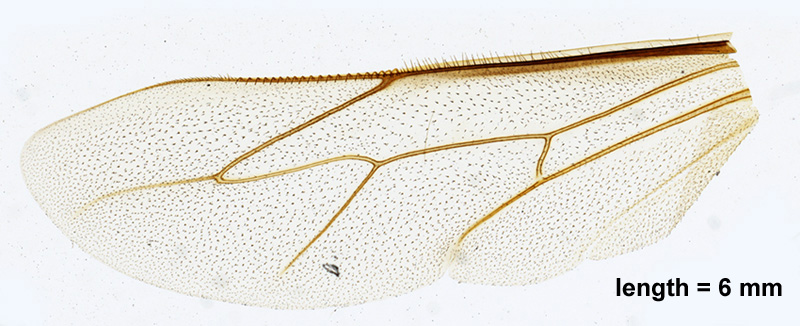
#> input picture Prove_2025/immagini/ala_ape.jpg, 800 x 326 px, found by its file name
$ python Ex2.py
#> lines starting #> are read from the running program, lines starting #| are printed output that depends on the picture; after the words box and inside, x2 and y2 are one past the last pixel; in counts of white or black regions, pixels touching at a corner belong together
# EX. 2 Si vuole segmentare l’immagine dell’ala di un’ape (contenuta nel file ala ape.jpg). Realizzate
# tutte le operazione che ritenete necessarie (includendo eventuali operazioni morfologiche)
# per ottenere la mappa binaria di segmentazione in cui si evidenziano solo i bordi delle venature
# presenti.

import skimage.io as io
import numpy as np
import matplotlib.pyplot as plt
import scipy.ndimage as ndi
import skimage.morphology as morph

plt.close('all')
x=io.imread('../Immagini/ala_ape.jpg')
#> x is the input picture: shape (326, 800, 3); mean R, G, B 233.7, 231.6, 226.1
x = np.mean(x, -1)
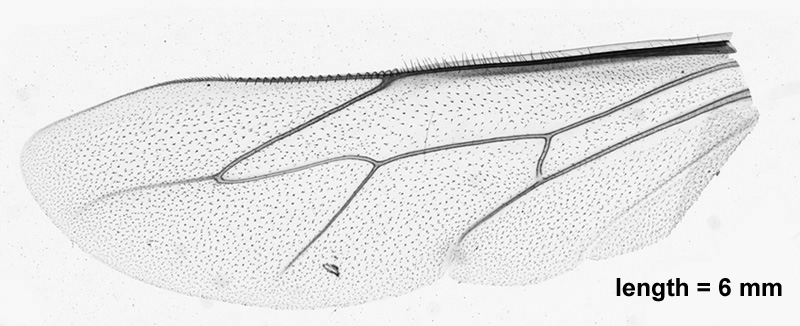
#> x: shape (326, 800) float64; min 0, max 255, mean 230.5


plt.figure(1)
plt.imshow(x, clim=None, cmap='gray')
plt.title('Immagine di input 1')

h = np.array([[0,1,0],[1,-5,1],[0,1,0]])

y= ndi.correlate(x,h)
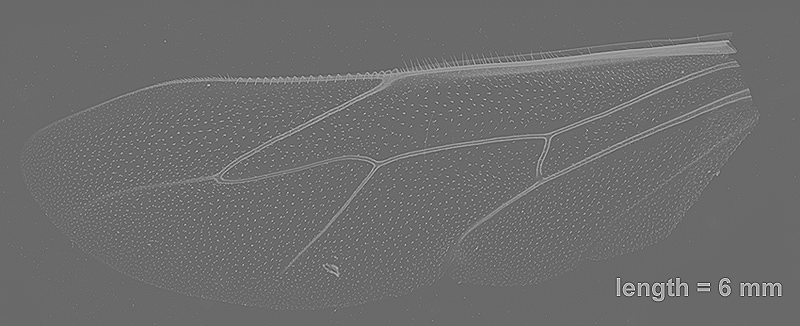
#> y: shape (326, 800) float64; min -784.3, max 506.3, mean -230.5; drawn with min black and max white

y = ndi.median_filter(y, (3,3))
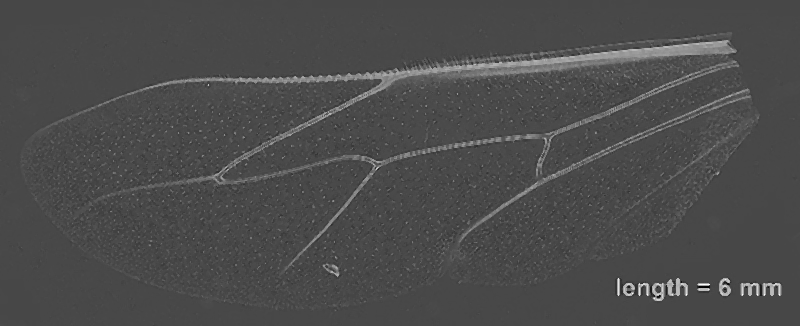
#> y: shape (326, 800) float64; min -442.7, max 249, mean -235.5; drawn with min black and max white
plt.figure(2)
plt.imshow(y, clim=None, cmap='gray')
plt.title('median')
y = y > -200
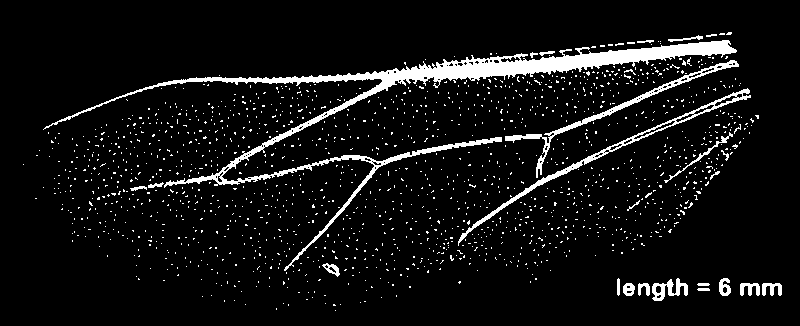
#> y: shape (326, 800) bool; 7.1% white; 1540 white regions (1514 under 20 px), largest, box (x1, y1, x2, y2) and area: (43, 40, 737, 271) 9559, (458, 88, 751, 246) 1505, (505, 60, 739, 178) 1351
plt.figure(3)
plt.imshow(y, clim=None, cmap='gray')
plt.title('mask')

# [5 lines of commented-out code are left out]
y1 = morph.erosion(y, morph.rectangle(2,2))
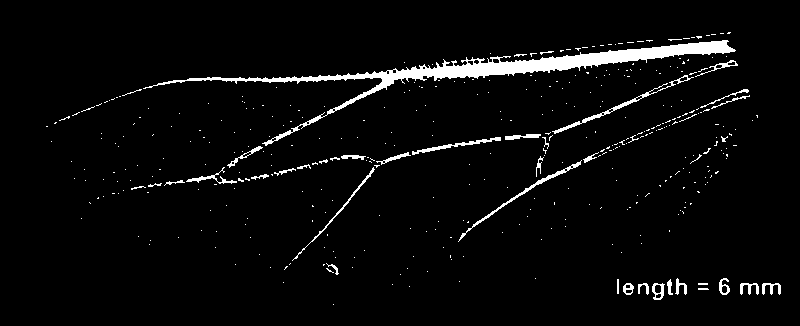
#> y1: shape (326, 800) bool; 3.9% white; 397 white regions (355 under 20 px), largest, box (x1, y1, x2, y2) and area: (143, 40, 736, 146) 5756, (552, 75, 694, 134) 445, (458, 160, 582, 242) 411

# for i in range(1):
#     y1 = morph.opening(y1, np.array([[0,1],[1,0]]))

b = morph.diamond(2)
y2 = morph.opening(y1, b)
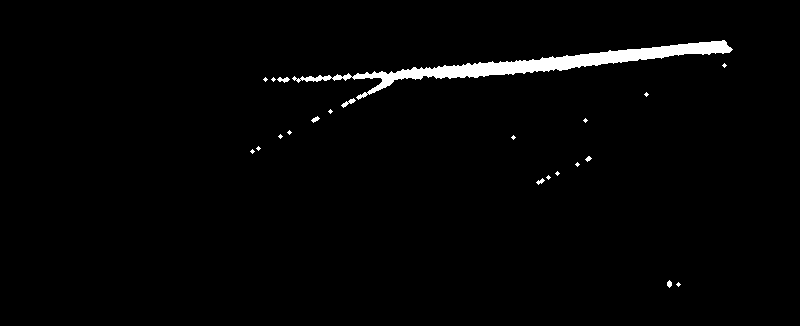
#> y2: shape (326, 800) bool; 1.9% white; 22 white regions (15 under 20 px), largest, box (x1, y1, x2, y2) and area: (292, 40, 733, 100) 4662, (341, 98, 356, 108) 54, (277, 77, 290, 83) 45
y1 = y1 ^ y2
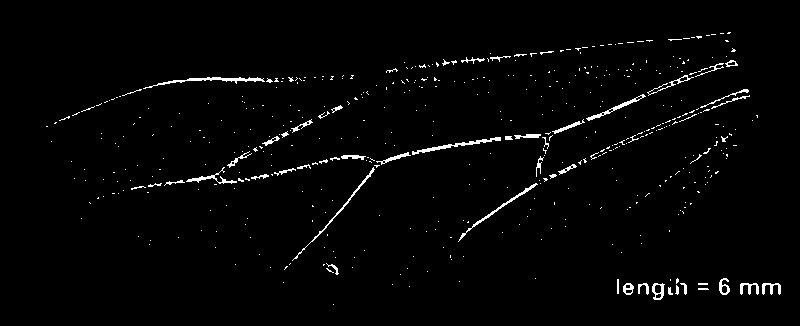
#> y1: shape (326, 800) bool; 2% white in thin lines or dots, all inside (x1, y1, x2, y2) = (46, 32, 781, 305)
# [5 lines of commented-out code are left out]

plt.figure(4)
plt.imshow(y1, clim=None, cmap='gray')
plt.title('erosion')

# #provo k_means
# from sklearn.cluster import k_means
# d = np.reshape(y, (-1,1))
# centroid, idx, sum_var = k_means(d,2)
# y1 = np.reshape(idx, x.shape)

# plt.figure(3)
# plt.imshow(y1, clim=None, cmap='gray')
# plt.title('post k_means')

# # y2 = np.copy(y1)
# # y2[200:,:] = y1[200:,:] >70
# # y2[:200,:] = y1[:200,:] >35
# # plt.figure(4)
# # plt.imshow(y2, clim=[0,1], cmap='gray')
# # plt.title('mask')

# b = np.array([[0,0,1],[0,1,0],[1,0,0]])
# # y3 = morph.binary_opening(y2,b)
# y3 = morph.binary_closing(y1,b)
# y3 = morph.binary_closing(y3,b)
# y3 = morph.binary_closing(y3,b)
# c = morph.rectangle(1,2)
# y3 = morph.binary_erosion(y3,c)
# y3 = morph.binary_opening(y3,b)
# y3 = morph.binary_opening(y3,b)
# y3 = morph.binary_opening(y3,b)
# plt.figure(5)
# plt.imshow(y3, clim=[0,1], cmap='gray')
# plt.title('opening')


# # #Estrarre solo i bordi delle venature
# # h = np.array([[0,1,0],[1,-5,1],[0,1,0]])

# # y3= ndi.correlate(y2,h)

# # plt.figure(5)
# # plt.imshow(y3, clim=[0,1], cmap='gray')
# # plt.title('mask')


# # plt.figure(2)
# # plt.imshow(x, clim=None, cmap='gray')
# # plt.title('elab')


# # b = morph.rectangle(1, 3)
# # y = morph.opening(x,b)


# # # b = morph.rectangle(3, 3)
# # # x_dil = morph.dilation(x,b)
# # # x_ero = morph.erosion(x,b)
# # # y = x_dil - x_ero

# # plt.figure(3)
# # plt.imshow(y, clim=None, cmap='gray')
# # plt.title('elab2')

# # y = y > -220

# # plt.figure(4)
# # plt.imshow(y, clim=None, cmap='gray')
# # plt.title('binaria')

# # b = morph.rectangle(1, 1)
# # y = morph.erosion(y,b)

# # plt.figure(5)
# # plt.imshow(y, clim=None, cmap='gray')
# # plt.title('binaria elab1')
